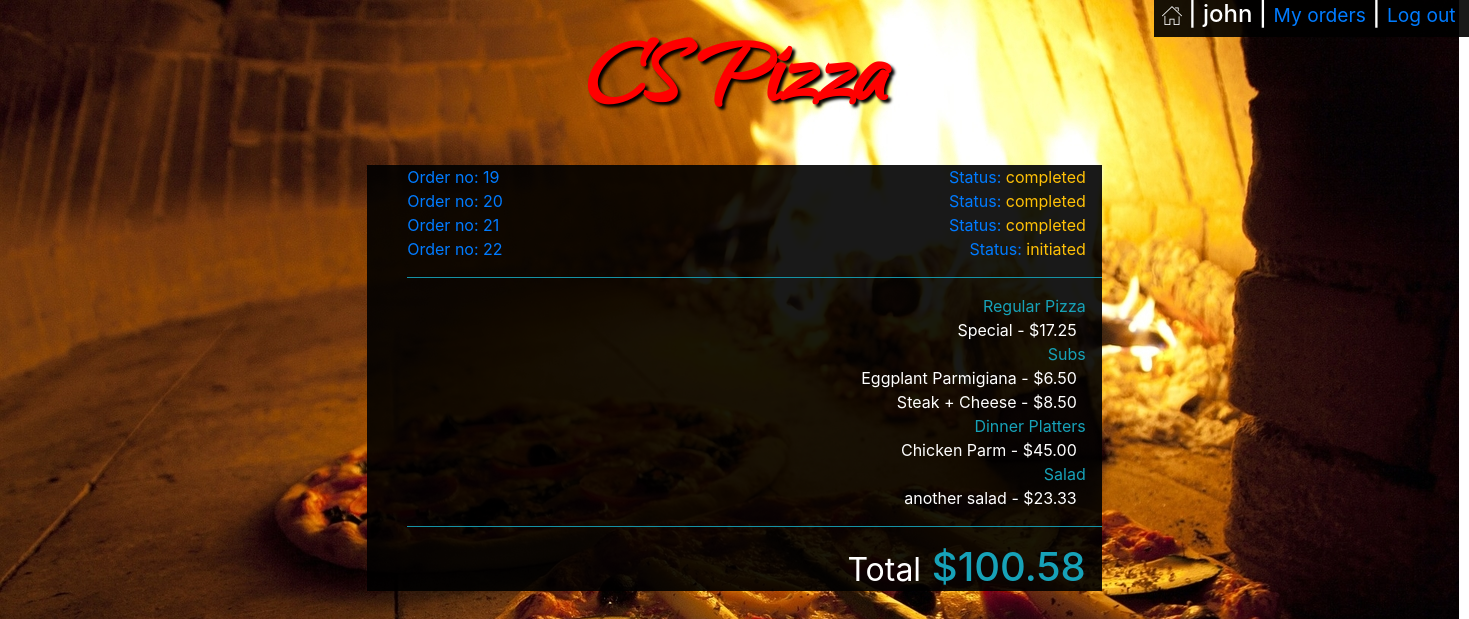
The app's page /my_orders/19 (signed in) with its own data.
### orders/models.py (models this page shows, shortened)
class User_order(models.Model):
    user=models.ForeignKey(User,on_delete=models.CASCADE)
    order_number=models.IntegerField()
    topping_allowance=models.IntegerField(default=0)
    status=models.CharField(max_length=64,default='initiated')

class Order2(models.Model):
    user=models.ForeignKey(User,on_delete=models.CASCADE)
    number=models.IntegerField()
    category=models.CharField(max_length=64,null=True)
    name=models.CharField(max_length=64)
    price=models.DecimalField(max_digits=4,decimal_places=2)
    def __str__(self):
        return f"{self.name} - ${self.price} "

### orders/views.py (the view)
# urls.py: path("my_orders/<str:order_number>", views.my_orders, name="my_orders"),
def my_orders(request,order_number):
    context = {
        "Checkout":Order2.objects.filter(user=request.user,number=order_number),
        "Checkout_category":Order2.objects.filter(user=request.user,number=order_number).values_list('category').distinct(),
        "Total":list(Order2.objects.filter(user=request.user,number=order_number).aggregate(Sum('price')).values())[0],
        "user":request.user,
        "Category": Category.objects.all(),
        "Order_number":order_number,
        "All_orders":User_order.objects.filter(user=request.user),
        "Status":User_order.objects.get(user=request.user,order_number=order_number).status
    }
    return render(request,"my_orders.html",context)

### orders/templates/my_orders.html (shortened to what this page needs)
<!DOCTYPE html>
<html style="height:100%">
<head>
    {% load static %}
    <link rel="stylesheet" type="text/css" href="{% static 'styles.css' %}">
    <link rel="stylesheet" href="https://maxcdn.bootstrapcdn.com/bootstrap/4.1.3/css/bootstrap.min.css">
</head>
<body style="height:100%">
    {% if Category %}
    <div id='username'>
        <h4 class='px-2' ><a href="{% url 'index' %}"><img src="{% static 'home.png' %}"></a> |
            {{user.username}} |
            {% if not user.is_superuser %}
            <small><a href="{% url 'my_orders' Order_number %}">My orders</a></small> |
            {% endif %}
            <small><a href="{% url 'logout' %}"> Log out&nbsp;</a></small>
        </h4>
    </div>
    {% endif %}
    <p id='logo' class='text-center m-0 font-weight-bold'><a href="{% url 'index' %}">CS Pizza</a></p>
    <div id='my_orders_container' class='w-50 mx-auto'>
        <div class=' text-left pr-3'>
            <ul >
                {% for number in All_orders%}
                <a href="{% url 'my_orders' number.order_number %}"><li ><span>Order no: {{number.order_number}}</span><span class='float-right'>Status: <span class='text-warning'>{{number.status}}</span></span></li></a>
                {% endfor %}
            </ul>
        </div>
        <ul>
            <hr class='bg-info'>
            {% for check_cat in Checkout_category %}
                <li class='text-info text-right pr-3'>{{check_cat|cut:"("|cut:")"|cut:","|cut:"'"}}</li>
                {% for row in Checkout %}
                {% if row.category == check_cat|cut:"("|cut:")"|cut:","|cut:"'"  %}
                <li class='pr-3 text-right'>{{row}}&nbsp;</li>
                {% endif %}
                {% endfor %}
            {% endfor %}
            <hr class='bg-info'>
            <li class='text-info text-right pr-3 '><h1><small class='text-white'>Total</small> ${{Total|floatformat:2}}</h1></li>
        </ul>
    </div>
</body>
</html>

### orders/static/styles.css (style rules this page uses)
#logo { padding:0px; font-family: webLogo ; font-size: 110px; text-shadow: 3px 3px 3px black; }
#logo a:link, #place_order:link, #confirm_order:link { color:red; }
#center_box,#username { background-color: rgba(0, 0, 0, 0.9); color: white; }
#username { position: absolute; right: 0; }
li { list-style-type: none; }
#my_orders_container { background-color: rgba(0, 0, 0, 0.9); color: white; }

### records on screen
User_order: order_number "19", status "completed"
User_order: order_number "20", status "completed"
User_order: order_number "21", status "completed"
User_order: order_number "22", status "initiated"
Order2: name+price "Special - $17.25"
Order2: name+price "Eggplant Parmigiana - $6.50"
Order2: name+price "Steak + Cheese - $8.50"
Order2: name+price "Chicken Parm - $45.00"
Order2: name+price "another salad - $23.33"

### other values on screen
{{ user.username }} "john"
{{ check_cat|cut:"("|cut:")"|cut:","|cut:"'" }} "Regular Pizza" "Subs" "Dinner Platters" "Salad"
{{ Total|floatformat:2 }} "100.58"
